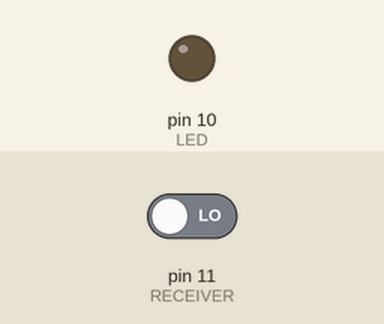
Simulated run of this sketch. Board: Arduino Uno, built with avr-gcc and run on an emulated ATmega328P. Shown: output pins drawn as LEDs (lit = HIGH). Inputs (shaded band) come from the test bench; at power-on: pin 11 (RECEIVER) LOW. What the sketch prints to the serial monitor is not drawn.

Above: at 1.2 s.
1.3 s: pin 11 (RECEIVER) driven HIGH
At 2.5 s:
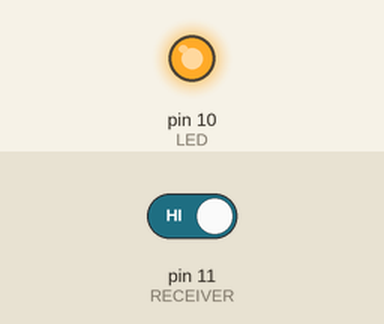
2.8 s: pin 11 (RECEIVER) driven LOW
At 3.8 s:
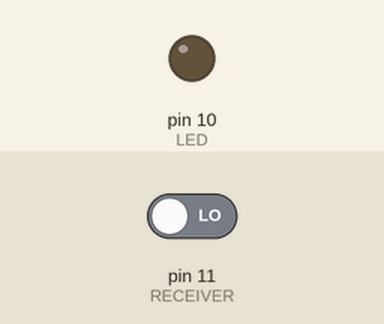
Timing chart, 0 to 5.8 s (numbered marks = the images above; inputs shaded):
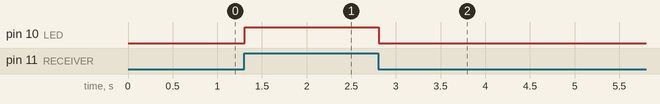

The sketch:

pullDown.ino
```cpp
// Pull Down Resistor -
// 1 / ON - HIGH
// 0 / OFF - LOW

/*
CIRCUIT -

5V -> Push Button (path 0)
PIN 11 -> Push Button (path 1)
GND -> Resistor -> Push Button (path 1)

PIN 10 -> LED (+ve terminal)
GND -> LED(-ve terminal)
*/

// Not connecting the GND to the circuit through a Resistor will
// cause the "Floating Pin Effect"

int LED = 10, RECEIVER = 11, input;

void setup()
{
	pinMode(LED, OUTPUT);
	pinMode(RECEIVER, INPUT);

	Serial.begin(9600);
}

void loop()
{
	input = digitalRead(RECEIVER);
	Serial.println(input);
	digitalWrite(LED, input);
}
```

Measured:
- after the input at 1.3 s, pin 10 (LED): LOW → HIGH at once
- after the input at 2.8 s, pin 10 (LED): HIGH → LOW at once
